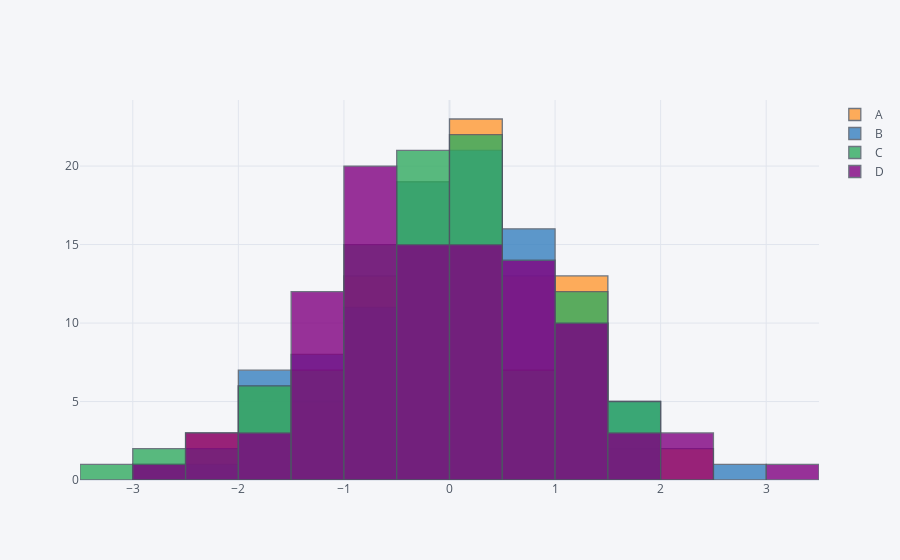

Notebook cell for this chart:
### Code cell
df2['Values'].describe()
df.iplot(kind='hist')
